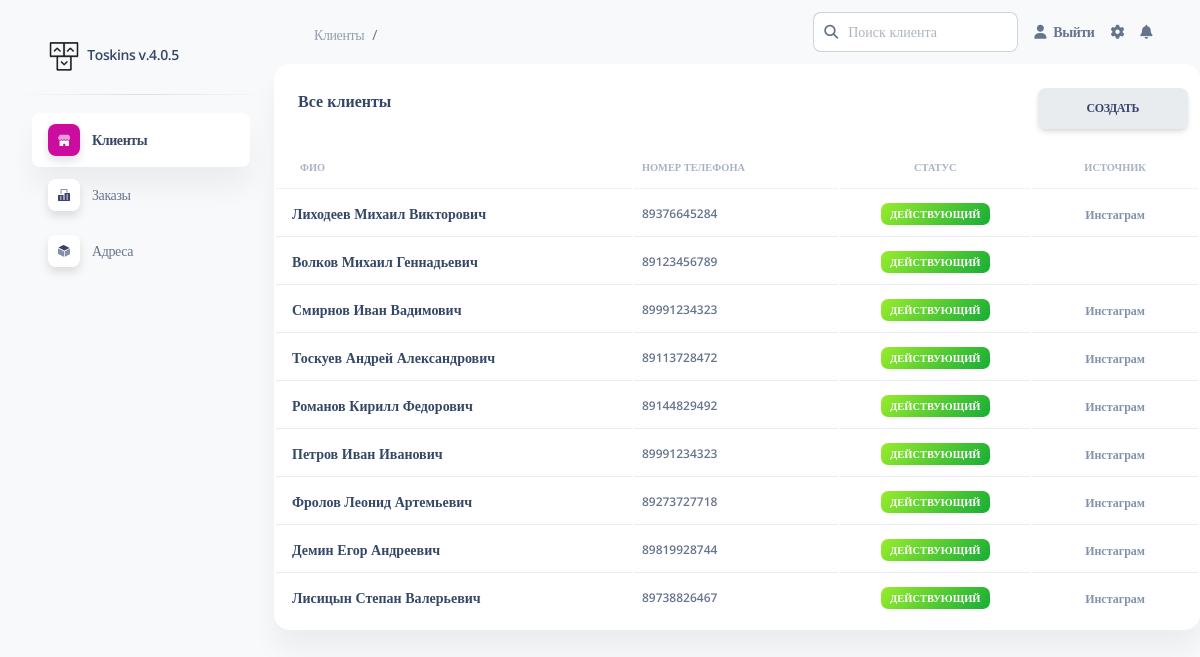
Page /crm/ (signed in) on the committed database.
### crm/models.py (models this page shows, shortened)
class Customer(models.Model):
    last_name = models.CharField(max_length=100, verbose_name='фамилия')
    first_name = models.CharField(max_length=100, verbose_name='имя')
    family_name = models.CharField(max_length=100, verbose_name='отчество')
    phone = models.CharField(max_length=15, verbose_name='номер телефона')
    date = models.DateTimeField(auto_now_add=True,
                                       verbose_name='дата создания',
                                       blank=True, null=True)
    creater_customer = models.ForeignKey(
        User,
        verbose_name='пользователь',
        on_delete=models.CASCADE,
        related_name='customers',
        blank=True,
        null=True
    )
    source = models.ForeignKey(
        'SourceCustomer',
        related_name='customers',
        on_delete=models.SET_NULL,
        null=True,
        blank=True,
        verbose_name='Источник',
    )
    comments = GenericRelation('Comment')
    tasks = GenericRelation('Task')
    class Meta:
        verbose_name = 'клиент'
        verbose_name_plural = 'клиенты'
        ordering = ['-date']
    def __str__(self):
        return f'{self.last_name} {self.first_name} {self.family_name}'

class SourceCustomer(models.Model):
    source = models.CharField(max_length=15, verbose_name='Источник')
    def __str__(self):
        return self.source

### crm/views.py (the view, shortened to what this page needs)
# urls.py: path('', views.CustomerList.as_view(), name='crm_customers'),
class CustomerList(ListView):
    model = Customer
    template_name = 'crm/crm_customers.html'
    def get_queryset(self):
        search_query = self.request.GET.get('search', '')
        if search_query:
            return self.model.objects.filter(Q(last_name__iregex=search_query))
        return Customer.objects.all()
    def get_context_data(self, *args, **kwargs):
        context = super().get_context_data(*args, **kwargs)
        context['form'] = CustomerForm
        return context

### crm/LoginRequiredMiddleware.py (called while the page is built, shortened)
    def process_request(self, request):
        assert hasattr(request, 'user'), "The Login Required Middleware"

### crm/templates/crm/crm_customers.html (shortened to what this page needs)
{% extends 'layout.html' %}
{% load widget_tweaks %}
{% load static %}
{% block sidebar %}
  {% include 'crm/includes/crm_sidebar.html' %}
{% endblock %}
{% block navigation %}
  {% include 'crm/includes/crm_navigation.html' %}
{% endblock %}
{% block content %}
  <div class="row">
      <div class="col-12">
        <div class="card mb-4">
          <div class="card-header pb-0 container">
            <div class="row">
              <h6 class="col">Все клиенты</h6>
              <button type="button" class="btn btn-light col-2"
                      data-bs-toggle="collapse"
                      data-bs-target="#collapseFormCustomer"
                      aria-expanded="false" aria-controls="collapseFormCustomer">
                Создать
              </button>
            </div>
          </div>
          <div class="card-body px-0 pt-0 pb-2">
            <div class="table-responsive p-0">
              <table class="table table-hover align-items-center mb-0">
                <thead>
                <tr>
                  <th class="text-uppercase text-secondary text-xxs font-weight-bolder opacity-7">
                    ФИО
                  </th>
                  <th class="text-uppercase text-secondary text-xxs font-weight-bolder opacity-7 ps-2">
                    Номер телефона
                  </th>
                  <th class="text-center text-uppercase text-secondary text-xxs font-weight-bolder opacity-7">
                    Статус
                  </th>
                  <th class="text-center text-uppercase text-secondary text-xxs font-weight-bolder opacity-7">
                    Источник
                  </th>
                </tr>
                </thead>
                <tbody>
                {% for customer in object_list %}
                  <tr class="customer">
                    <td onclick="document.location = '{% url 'crm:crm_customer_detail' customer.pk %}'">
                      <div class="d-flex px-2 py-1">
                        <div class="d-flex flex-column justify-content-center">
                          <h6 class="mb-0 text-sm">{{ customer }}</h6>
                        </div>
                      </div>
                    </td>
                    <td>
                      <p class="text-xs font-weight-bold mb-0">{{ customer.phone }}</p>
                    </td>
                    <td class="align-middle text-center text-sm">
                      <span class="badge badge-sm bg-gradient-success">Действующий</span>
                    </td>
                    <td class="align-middle text-center">
                      <span class="text-secondary text-xs font-weight-bold">{{ customer.source.source }}</span>
                    </td>
                  </tr>
                {% endfor %}
                </tbody>
              </table>
            </div>
          </div>
        </div>
      </div>
    </div>
{% endblock %}

### rows in the picture
Customer: last_name+first_name+family_name "Лиходеев Михаил Викторович", phone "89376645284", source.source "Инстаграм"
Customer: last_name+first_name+family_name "Волков Михаил Геннадьевич", phone "89123456789"
Customer: last_name+first_name+family_name "Смирнов Иван Вадимович", phone "89991234323", source.source "Инстаграм"
Customer: last_name+first_name+family_name "Тоскуев Андрей Александрович", phone "89113728472", source.source "Инстаграм"
Customer: last_name+first_name+family_name "Романов Кирилл Федорович", phone "89144829492", source.source "Инстаграм"
Customer: last_name+first_name+family_name "Петров Иван Иванович", phone "89991234323", source.source "Инстаграм"
Customer: last_name+first_name+family_name "Фролов Леонид Артемьевич", phone "89273727718", source.source "Инстаграм"
Customer: last_name+first_name+family_name "Демин Егор Андреевич", phone "89819928744", source.source "Инстаграм"
Customer: last_name+first_name+family_name "Лисицын Степан Валерьевич", phone "89738826467", source.source "Инстаграм"
